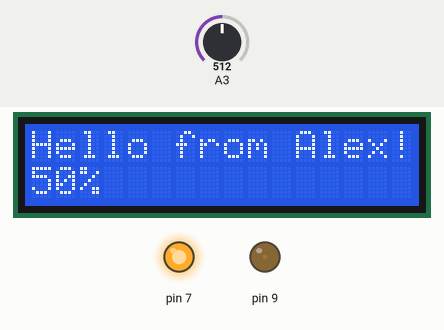
This sketch was run on a simulated Arduino Uno, built with avr-gcc and run on an emulated ATmega328P. On the bench: 16×2 character LCD, output pins drawn as LEDs (lit = HIGH). The inputs (shaded band) are chosen by the test bench; at power-on: A3 = 512.

Above: at 1.2 s.
1.3 s: A3 set to 114
At 2.5 s:
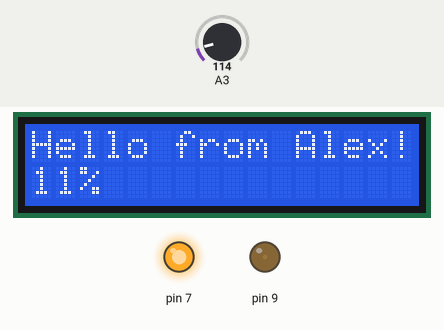
2.8 s: A3 set to 94
At 3.2 s:
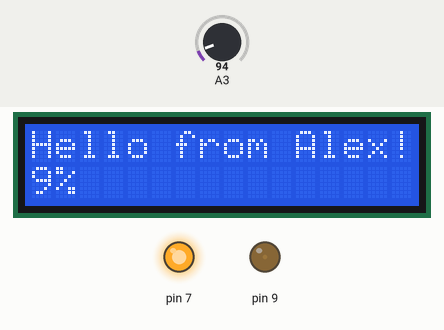
4.3 s: A3 set to 1023
At 5.3 s:
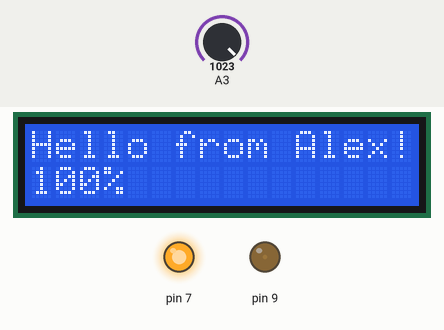
5.8 s: A3 set to 1005
At 6.3 s:
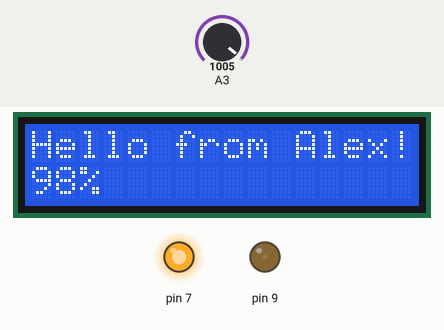
Timing chart, 0 to 8.3 s (numbered marks = the images above; inputs shaded):
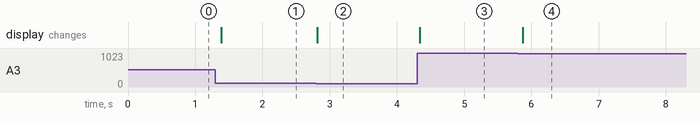

The sketch:

sketch_jan05a.ino
```cpp
//Library by David Mellis, Limor Fried, and Tom Igoe
#include <LiquidCrystal.h>
LiquidCrystal lcd(4, 5, 10, 11, 12, 13);

int time = 100; // vremia zaderzki;

void setup()
{
  pinMode(9, OUTPUT);
  analogWrite(9, 10);
  pinMode(7, OUTPUT);
  digitalWrite(7, HIGH);

  lcd.begin(16, 2);
  lcd.print("Hello from Alex!");
  lcd.setCursor(1, 0);
}

void loop()
{
int valM = analogRead(3);
int valP = map(valM, 0, 1023, 0, 100);
lcd.setCursor(0, 1); lcd.write(B11111110);
lcd.setCursor(1, 1); lcd.write(B11111110);
lcd.setCursor(2, 1); lcd.write(B11111110);
lcd.setCursor(3, 1); lcd.write(B11111110);
lcd.setCursor(0, 1);
lcd.print(valP);
lcd.write(B00100101);
delay(time);

}
```

Measured:
- the behaviour switches between 103 and 102 on A3 (found by bisection; images 1 and 2)
- the behaviour switches between 1023 and 1022 on A3 (found by bisection; images 3 and 4)
- after the input at 1.3 s, the display: changes after 0.09 s (image 1)
- after the input at 2.8 s, the display: changes at once (image 2)
- after the input at 4.3 s, the display: changes at once (image 3)
- after the input at 5.8 s, the display: changes after 0.07 s (image 4)
